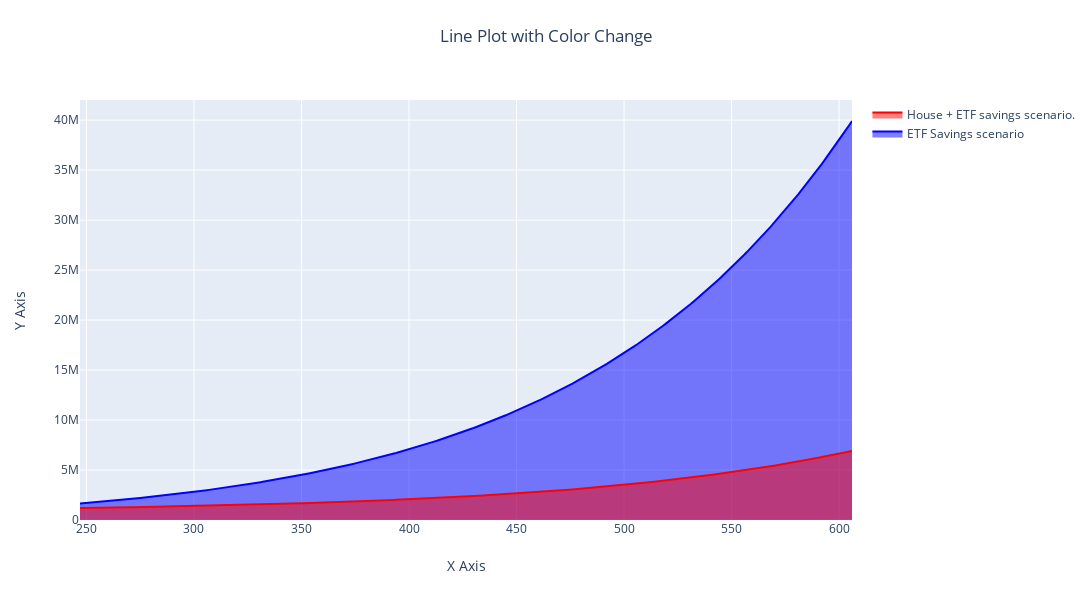

Notebook code for this chart:
### Code cell
scenario_2 = scenarios_results['scenario2']
starting_point = scenario_4['total_periods'][-1] + 1


plots.future_savings_house_plot(
                    starting_point = starting_point, 
                    savings_scenario_arr = scenario_2['savings_scenario_arr'], 
                    house_scenario_arr = scenario_2['house_scenario_arr'], 
                    show = False
                    )

### Figure 1 — Plotly figure (JSON) as saved in the notebook; plotly's stock layout.template omitted (floating-point values rounded to 4 significant figures; data arrays with more than 128 entries replaced by an {"elided": "..."} marker saying what was removed)
{"data": [{"line": {"color": "blue"}, "name": "ETF Savings scenario", "stackgroup": "one", "type": "scatter", "x": {"elided": "360 int values"}, "y": {"elided": "360 float values"}}, {"line": {"color": "red"}, "name": "House + ETF savings scenario.", "stackgroup": "two", "type": "scatter", "x": {"elided": "360 int values"}, "y": {"elided": "361 float values"}}], "layout": {"height": 600, "hovermode": "x unified", "hoversubplots": "axis", "title": {"text": "Line Plot with Color Change", "x": 0.5, "y": 0.95}, "width": 1200, "xaxis": {"title": {"standoff": 25, "text": "X Axis"}}, "yaxis": {"title": {"standoff": 25, "text": "Y Axis"}}}}
